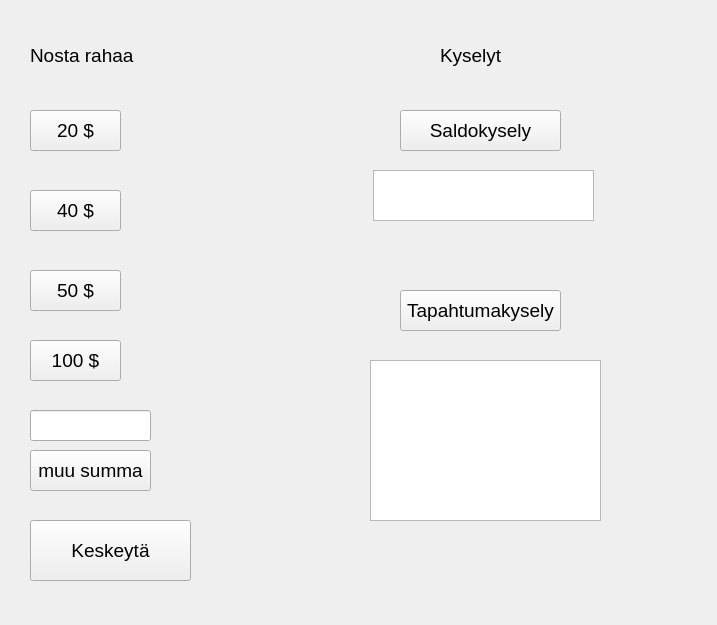
<?xml version="1.0" encoding="UTF-8"?>
<ui version="4.0">
 <class>kirjauduttusisaan</class>
 <widget class="QWidget" name="kirjauduttusisaan">
  <property name="geometry">
   <rect>
    <x>0</x>
    <y>0</y>
    <width>717</width>
    <height>625</height>
   </rect>
  </property>
  <property name="windowTitle">
   <string>Form</string>
  </property>
  <widget class="QLabel" name="label">
   <property name="geometry">
    <rect>
     <x>30</x>
     <y>40</y>
     <width>111</width>
     <height>31</height>
    </rect>
   </property>
   <property name="font">
    <font>
     <pointsize>14</pointsize>
    </font>
   </property>
   <property name="text">
    <string>Nosta rahaa</string>
   </property>
  </widget>
  <widget class="QPushButton" name="btn20eur">
   <property name="geometry">
    <rect>
     <x>30</x>
     <y>110</y>
     <width>91</width>
     <height>41</height>
    </rect>
   </property>
   <property name="font">
    <font>
     <pointsize>14</pointsize>
    </font>
   </property>
   <property name="text">
    <string>20 $</string>
   </property>
  </widget>
  <widget class="QPushButton" name="btn40eur">
   <property name="geometry">
    <rect>
     <x>30</x>
     <y>190</y>
     <width>91</width>
     <height>41</height>
    </rect>
   </property>
   <property name="font">
    <font>
     <pointsize>14</pointsize>
    </font>
   </property>
   <property name="text">
    <string>40 $</string>
   </property>
  </widget>
  <widget class="QPushButton" name="btn50eur">
   <property name="geometry">
    <rect>
     <x>30</x>
     <y>270</y>
     <width>91</width>
     <height>41</height>
    </rect>
   </property>
   <property name="font">
    <font>
     <pointsize>14</pointsize>
    </font>
   </property>
   <property name="text">
    <string>50 $</string>
   </property>
  </widget>
  <widget class="QPushButton" name="btn100eur">
   <property name="geometry">
    <rect>
     <x>30</x>
     <y>340</y>
     <width>91</width>
     <height>41</height>
    </rect>
   </property>
   <property name="font">
    <font>
     <pointsize>14</pointsize>
    </font>
   </property>
   <property name="text">
    <string>100 $</string>
   </property>
  </widget>
  <widget class="QPushButton" name="btnmuuSumma">
   <property name="geometry">
    <rect>
     <x>30</x>
     <y>450</y>
     <width>121</width>
     <height>41</height>
    </rect>
   </property>
   <property name="font">
    <font>
     <pointsize>14</pointsize>
    </font>
   </property>
   <property name="text">
    <string>muu summa</string>
   </property>
  </widget>
  <widget class="QLineEdit" name="lineEditmuu">
   <property name="geometry">
    <rect>
     <x>30</x>
     <y>410</y>
     <width>121</width>
     <height>31</height>
    </rect>
   </property>
   <property name="font">
    <font>
     <pointsize>14</pointsize>
    </font>
   </property>
  </widget>
  <widget class="QLabel" name="label_2">
   <property name="geometry">
    <rect>
     <x>440</x>
     <y>40</y>
     <width>111</width>
     <height>31</height>
    </rect>
   </property>
   <property name="font">
    <font>
     <pointsize>14</pointsize>
    </font>
   </property>
   <property name="text">
    <string>Kyselyt</string>
   </property>
  </widget>
  <widget class="QPushButton" name="btnSaldokys">
   <property name="geometry">
    <rect>
     <x>400</x>
     <y>110</y>
     <width>161</width>
     <height>41</height>
    </rect>
   </property>
   <property name="font">
    <font>
     <pointsize>14</pointsize>
    </font>
   </property>
   <property name="text">
    <string>Saldokysely</string>
   </property>
  </widget>
  <widget class="QPushButton" name="btnTapahtumakys">
   <property name="geometry">
    <rect>
     <x>400</x>
     <y>290</y>
     <width>161</width>
     <height>41</height>
    </rect>
   </property>
   <property name="font">
    <font>
     <pointsize>14</pointsize>
    </font>
   </property>
   <property name="text">
    <string>Tapahtumakysely</string>
   </property>
  </widget>
  <widget class="QPushButton" name="pushBtnKeskeyta">
   <property name="geometry">
    <rect>
     <x>30</x>
     <y>520</y>
     <width>161</width>
     <height>61</height>
    </rect>
   </property>
   <property name="font">
    <font>
     <pointsize>14</pointsize>
    </font>
   </property>
   <property name="text">
    <string>Keskeytä</string>
   </property>
  </widget>
  <widget class="QTextEdit" name="textEditTapahtuma">
   <property name="geometry">
    <rect>
     <x>370</x>
     <y>360</y>
     <width>231</width>
     <height>161</height>
    </rect>
   </property>
  </widget>
  <widget class="QTextEdit" name="textEditSaldo">
   <property name="geometry">
    <rect>
     <x>373</x>
     <y>170</y>
     <width>221</width>
     <height>51</height>
    </rect>
   </property>
  </widget>
 </widget>
 <resources/>
 <connections/>
</ui>
